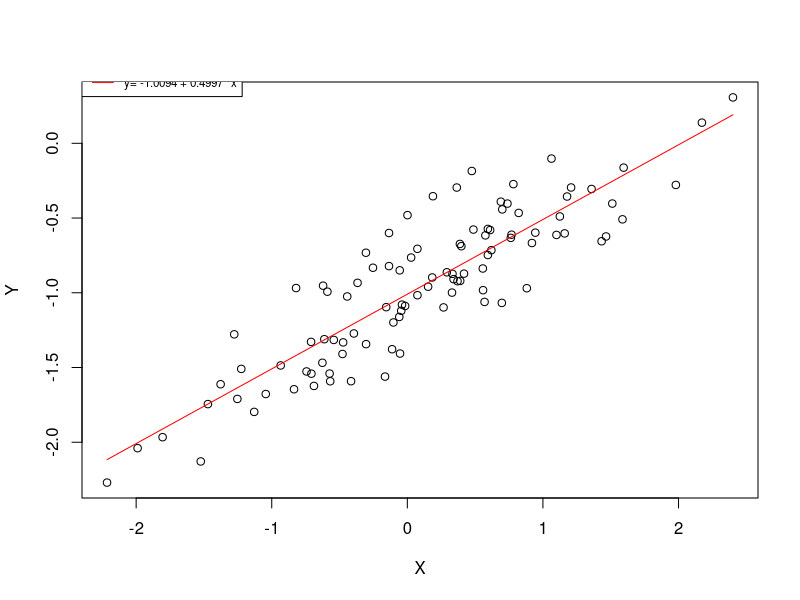
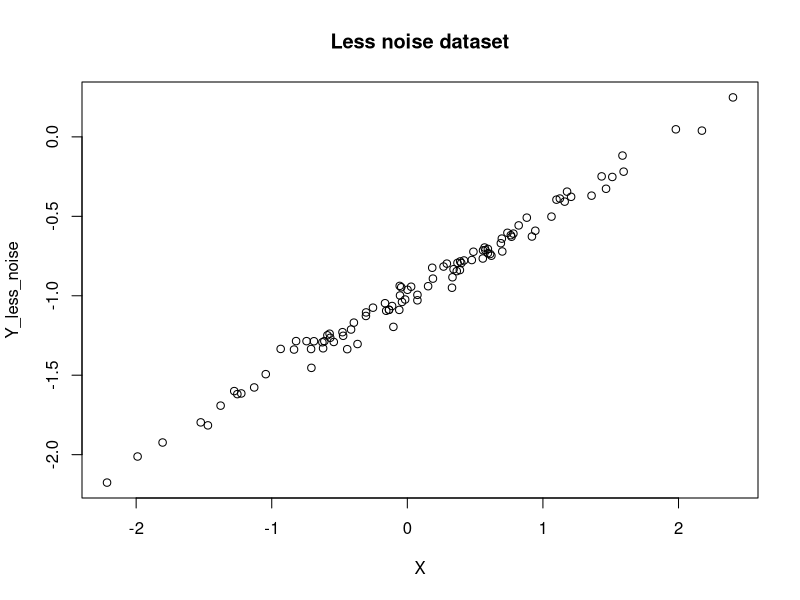

Source code (R) for these figures, in order: (Note: this script raises an error after producing the figures.)
#############################
# Denys Liubyvyi, UNI: dvl2110
# STAT W4240 
# Homework 3 , Problem 3
#
#############################


set.seed(1)
# a
X <- rnorm(n = 100,mean = 0,sd = 1)

#b 
eps <- rnorm(n = 100,mean = 0,sd = 0.25)

# c
Y <- (-1) + 0.5*X + eps
# B0 = -1, B1 = 0.5
length(Y)

# d
plot(Y ~ X)
# clearly we observe high correlation between X and Y

#e 
LR <- lm(Y ~ X)
print(summary(LR))

B0 <- LR$coefficients[1]
B1 <- LR$coefficients[2]

cat('B0:',B0)
cat('B1:',B1)

# f
curve((B0+B1*x),col='red',add=TRUE)
legend(-2.4,0.5, paste("y=",round(B0,4),'+',round(B1,4),'*x'), pt.bg = "white", lty = 1, col = "red",cex = 0.7)

#g
X2 <- (X^2)
LR2 <- lm(Y ~ X + X2)
print(summary(LR2))

#h
#less noise in the data
eps_less_noise <- rnorm(n = 100,mean = 0,sd = 0.05)
Y_less_noise <- (-1) + 0.5*X + eps_less_noise
# B0 = -1, B1 = 0.5
plot(Y_less_noise ~ X,main="Less noise dataset")
curve((B0_less_noise+B1_less_noise*x),col='red',add=TRUE)
legend(-2.2,0.3, paste("y=",round(B0_less_noise,4),'+',round(B1_less_noise,4),'*x'), pt.bg = "white", lty = 1, col = "red",cex = 0.7)


LR_less_noise <- lm(Y_less_noise ~ X)
print(summary(LR_less_noise))

B0_less_noise <- LR_less_noise$coefficients[1]
B1_less_noise <- LR_less_noise$coefficients[2]

cat('B0 for less noise dataset:',B0_less_noise)
cat('B1 for less noise dataset:',B1_less_noise)


# i
#more noise in the data
eps_more_noise <- rnorm(n = 100,mean = 0,sd = 0.5)
Y_mode_noise <- (-1) + 0.5*X + eps_more_noise
# B0 = -1, B1 = 0.5
plot(Y_mode_noise ~ X, main="More noise dataset")

LR_more_noise <- lm(Y_mode_noise ~ X)
print(summary(LR_more_noise))

B0_more_noise <- LR_more_noise$coefficients[1]
B1_more_noise <- LR_more_noise$coefficients[2]

cat('B0 for more noise dataset:',B0_more_noise)
cat('B1 for more noise dataset:',B1_more_noise)

curve((B0_more_noise+B1_more_noise*x),col='red',add=TRUE)
legend(-2.4,0.7, paste("y=",round(B0_more_noise,4),'+',round(B1_more_noise,4),'*x'), lty = 1, col = "red",cex = 0.7)

# j

confint(LR)
confint(LR_less_noise)
confint(LR_more_noise)


